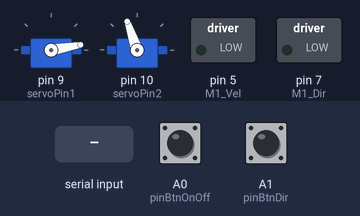
The sketch below on a simulated Arduino Uno, built with avr-gcc and run on an emulated ATmega328P. Shown: 2 × servo, switched loads named in the sketch (green lamp = pin HIGH). The test bench sets the inputs (shaded band); at power-on: A0 (pinBtnOnOff) HIGH, A1 (pinBtnDir) HIGH.

Above: at 1.2 s.
1.3 s: A0 (pinBtnOnOff) pulled LOW for 0.15 s
At 1.66 s:
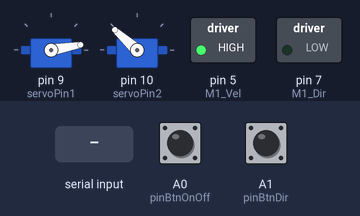
4.3 s: A1 (pinBtnDir) pulled LOW for 0.15 s
At 4.68 s:
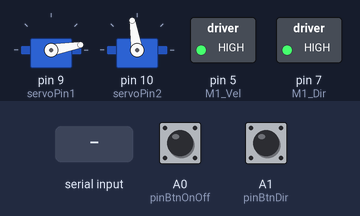
7.3 s: "2" received over Serial
At 7.69 s:
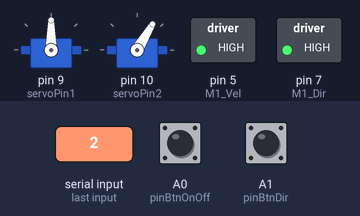
10.3 s: "3" received over Serial
At 10.7 s:
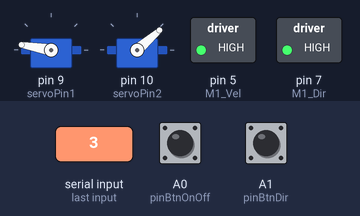
13.3 s: A0 (pinBtnOnOff) pulled LOW for 1 s
At 13.72 s:
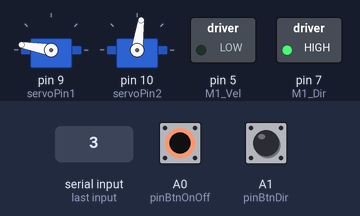
16.3 s: "Btn1\n" received over Serial
At 16.73 s:
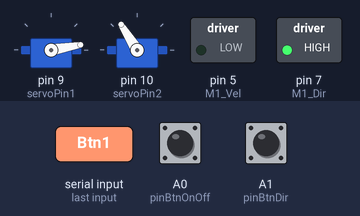
Timing chart, 0 to 20.3 s (numbered marks = the images above; inputs shaded):
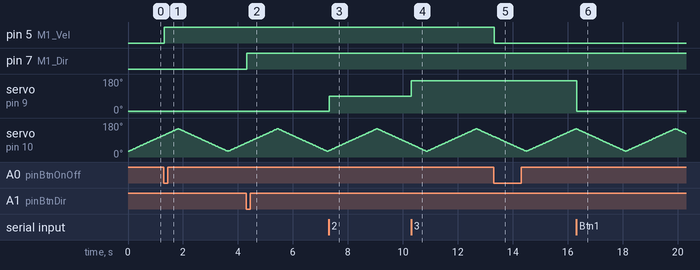

Measured:
- after the input at 1.3 s, pin 5 (M1_Vel): LOW → HIGH at once
- after the input at 4.3 s, pin 7 (M1_Dir): LOW → HIGH at once
- after the input at 7.3 s, servo on pin 9 (servoPin1): 10° → 90° at once
- after the input at 10.3 s, servo on pin 9 (servoPin1): 90° → 170° at once
- after the input at 13.3 s, pin 5 (M1_Vel): HIGH → LOW at once
- after the input at 16.3 s, servo on pin 9 (servoPin1): 170° → 10° at once

The sketch:

arduino_julieta.ino
```cpp
/**********************************************************
* @file         arduino_julieta.ino
* @board        Robocore Julieta v1.0
* @components   2 sg90 servos + 1 dc geared motor
* @author       FredericoAfra
**********************************************************/

#include <Servo.h>

// --- SERVO PINS ---
const int servoPin1 = 9;
const int servoPin2 = 10;

// --- TREADMILL MOTOR PINS ---
const int M1_Vel = 5;
const int M1_Dir = 7; // Adjusted from 6 to 7 (Native direction pin for Motor 1 on Julieta)

// --- INTEGRATED BUTTONS PINS ---
const int pinBtnOnOff = A0; // Integrated button "Btn0"
const int pinBtnDir   = A1; // Integrated button "Btn1"

Servo servo1;
Servo servo2;

// --- PRE-DEFINED POSITIONS (SERVO 1) ---
const int degPos1 = 10;
const int degPos2 = 90;
const int degPos3 = 170;

// --- MOTION CONFIG FOR SERVO 2 ---
const int degMinServo2 = 30;
const int degMaxServo2 = 150;
int currentDegServo2 = degMinServo2;
int directionServo2 = 1;
unsigned long lastTimeServo2 = 0;
const int stepIntervalServo2 = 15; // Time in milliseconds for each step

// --- CONTROL VARIABLES FOR TREADMILL ---
bool motorEnabled = false;       // Treadmill state: false = off, true = on
bool motorDirection = false;     // Treadmill direction: false = clockwise, true = counter-clockwise
bool lastBtnOnOffState = HIGH;   // Stores the last read state of the On/Off button
bool lastBtnDirState = HIGH;     // Stores the last read state of the Direction button

void setup() {
  // Initialize serial communication with the ESP32
  Serial.begin(9600);

  servo1.attach(servoPin1);
  servo2.attach(servoPin2);

  // Initialize servos at their initial positions
  servo1.write(degPos1);
  servo2.write(currentDegServo2);

  // Configure motor output pins
  pinMode(M1_Vel, OUTPUT);
  pinMode(M1_Dir, OUTPUT);

  // Configure integrated buttons with Julieta's internal Pull-Up resistor
  pinMode(pinBtnOnOff, INPUT_PULLUP);
  pinMode(pinBtnDir, INPUT_PULLUP);
}

void loop() {
  // --- TASK 1: READ ESP32 MESSAGE (SERVO 1) ---
  if (Serial.available() > 0) {
    char command = Serial.read();

    switch (command) {
      case '1':
        servo1.write(degPos1);
        break;
      case '2':
        servo1.write(degPos2);
        break;
      case '3':
        servo1.write(degPos3);
        break;
      default:
        break;
    }
  }

  // --- TASK 2: CONSTANT MOTION (SERVO 2) ---
  if (millis() - lastTimeServo2 >= stepIntervalServo2) {
    lastTimeServo2 = millis();

    currentDegServo2 += directionServo2;
    servo2.write(currentDegServo2);

    if (currentDegServo2 <= degMinServo2 || currentDegServo2 >= degMaxServo2) {
      directionServo2 = -directionServo2;
    }
  }

  // --- TASK 3: TREADMILL CONTROL WITH INTEGRATED BUTTONS ---

  // 1. Monitor On/Off Button (Btn0 - A0)
  bool currentBtnOnOff = digitalRead(pinBtnOnOff);
  if (currentBtnOnOff == LOW && lastBtnOnOffState == HIGH) {
    motorEnabled = !motorEnabled; // Toggles the state (turns on if off / turns off if on)
    delay(20);                    // Small 20ms debounce to prevent mechanical click noise
  }
  lastBtnOnOffState = currentBtnOnOff;

  // 2. Monitor Direction Button (Btn1 - A1)
  bool currentBtnDir = digitalRead(pinBtnDir);
  if (currentBtnDir == LOW && lastBtnDirState == HIGH) {
    motorDirection = !motorDirection; // Toggles the treadmill rotation direction
    delay(20);                        // Small debounce
  }
  lastBtnDirState = currentBtnDir;

  // 3. Apply physical states to the treadmill motor
  if (motorEnabled) {
    analogWrite(M1_Vel, 255); // Full speed for the treadmill
    digitalWrite(M1_Dir, motorDirection ? HIGH : LOW); // Applies the current direction
  } else {
    analogWrite(M1_Vel, 0);   // Stops the treadmill by cutting the speed signal
  }
}
```
